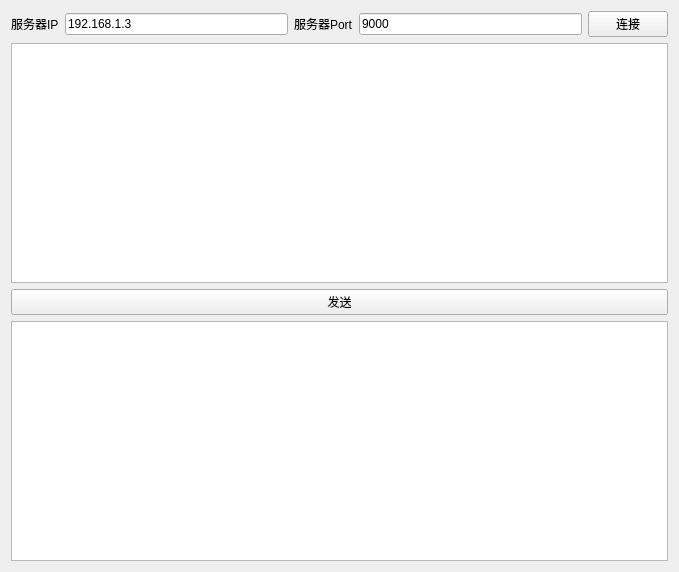
<?xml version="1.0" encoding="UTF-8"?>
<ui version="4.0">
 <class>Widget</class>
 <widget class="QWidget" name="Widget">
  <property name="geometry">
   <rect>
    <x>0</x>
    <y>0</y>
    <width>679</width>
    <height>572</height>
   </rect>
  </property>
  <property name="windowTitle">
   <string>TcpClient</string>
  </property>
  <layout class="QGridLayout" name="gridLayout">
   <item row="3" column="0">
    <widget class="QTextEdit" name="textEdit_Client"/>
   </item>
   <item row="1" column="0">
    <widget class="QTextEdit" name="textEdit_Server"/>
   </item>
   <item row="2" column="0">
    <layout class="QGridLayout" name="gridLayout_2">
     <item row="0" column="0">
      <widget class="QPushButton" name="btn_send">
       <property name="text">
        <string>发送</string>
       </property>
      </widget>
     </item>
    </layout>
   </item>
   <item row="0" column="0">
    <layout class="QHBoxLayout" name="horizontalLayout">
     <item>
      <widget class="QLabel" name="label">
       <property name="text">
        <string>服务器IP</string>
       </property>
      </widget>
     </item>
     <item>
      <widget class="QLineEdit" name="lineEdit_Server">
       <property name="text">
        <string>192.168.1.3</string>
       </property>
      </widget>
     </item>
     <item>
      <widget class="QLabel" name="label_2">
       <property name="text">
        <string>服务器Port</string>
       </property>
      </widget>
     </item>
     <item>
      <widget class="QLineEdit" name="lineEdit_Server_Port">
       <property name="text">
        <string>9000</string>
       </property>
      </widget>
     </item>
     <item>
      <widget class="QPushButton" name="btn_bind">
       <property name="text">
        <string>连接</string>
       </property>
      </widget>
     </item>
    </layout>
   </item>
  </layout>
 </widget>
 <layoutdefault spacing="6" margin="11"/>
 <resources/>
 <connections/>
</ui>
